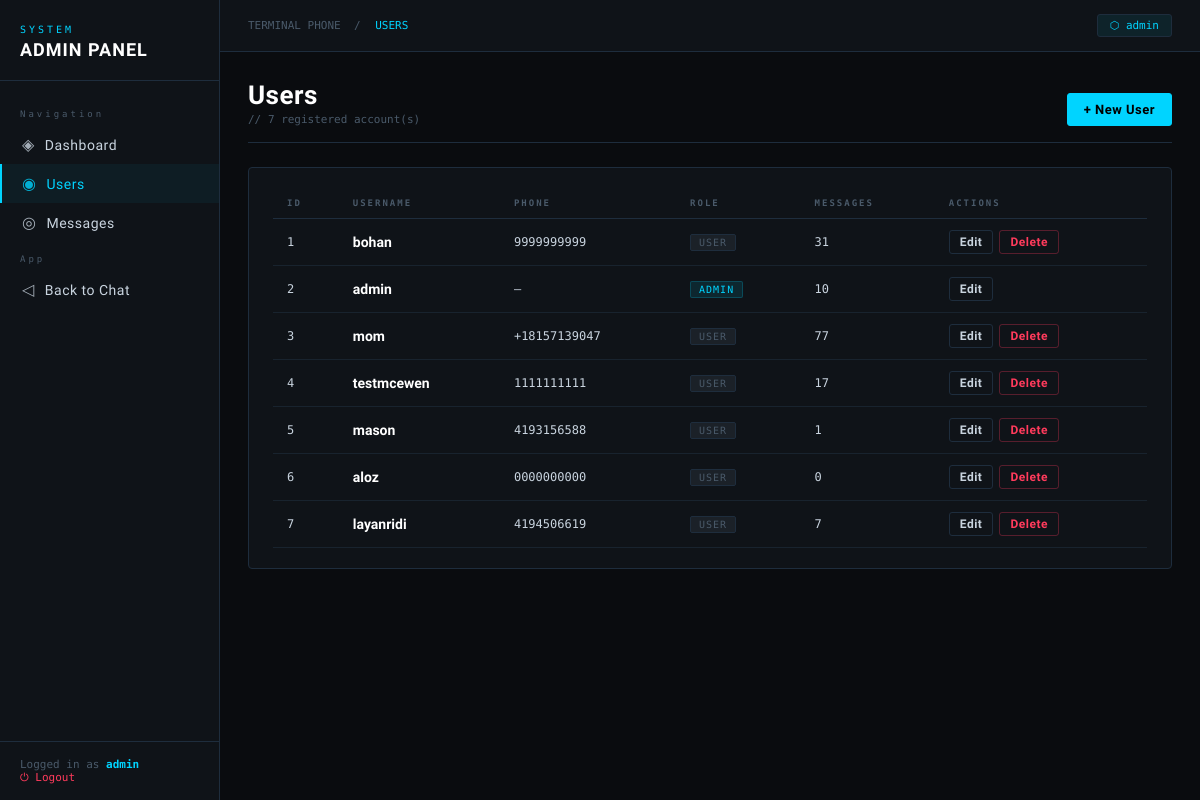
The app's page /admin/users (signed in) with its own data.
### tables this page shows
CREATE TABLE users (
            id       INTEGER PRIMARY KEY AUTOINCREMENT,
            username TEXT UNIQUE NOT NULL,
            password TEXT NOT NULL,
            phone    TEXT UNIQUE,
            is_admin INTEGER DEFAULT 0
        );

### routes/admin.py (the view)
@admin_bp.route('/users')
@admin_required
def users():
    with _db() as conn:
        all_users = conn.execute('''
            SELECT u.id, u.username, u.phone, u.is_admin,
                   COUNT(m.id) as msg_count
            FROM users u
            LEFT JOIN messages m ON m.user_id = u.id
            GROUP BY u.id
            ORDER BY u.id
        ''').fetchall()
    return render_template('admin/users.html', users=all_users)

### app.py (called while the page is built)
@login_manager.user_loader
def load_user(user_id):
    with get_db_connection(DB_PATH) as conn:
        user = conn.execute("SELECT * FROM users WHERE id = ?", (user_id,)).fetchone()
        if user:
            return User(user['id'], user['username'], user['phone'], user['is_admin'])
    return None

### models.py (called while the page is built)
def get_db_connection(db_path):
    conn = sqlite3.connect(db_path)
    conn.row_factory = sqlite3.Row
    return conn

### routes/admin.py (called while the page is built)
def _db():
    return get_db_connection(current_app.config['DB_PATH'])

def admin_required(f):
    @wraps(f)
    @login_required
    def decorated(*args, **kwargs):
        if not current_user.is_admin:
            flash('Admin access required.')
            return redirect(url_for('chat.index'))
        return f(*args, **kwargs)
    return decorated

### templates/admin/users.html (shortened to what this page needs)
{% extends "admin/base.html" %}
{% block breadcrumb %}USERS{% endblock %}
{% block content %}
<div class="page-header">
  <div>
    <h2>Users</h2>
    <div class="subtitle">// {{ users|length }} registered account(s)</div>
  </div>
  <a href="{{ url_for('admin.create_user') }}" class="btn btn-primary">+ New User</a>
</div>
<div class="card">
  <div class="table-wrap">
    <table>
      <thead>
        <tr>
          <th>ID</th>
          <th>Username</th>
          <th>Phone</th>
          <th>Role</th>
          <th>Messages</th>
          <th>Actions</th>
        </tr>
      </thead>
      <tbody>
        {% for user in users %}
        <tr>
          <td class="mono">{{ user.id }}</td>
          <td><strong style="color:#fff">{{ user.username }}</strong></td>
          <td class="mono">{{ user.phone or '—' }}</td>
          <td>
            {% if user.is_admin %}
              <span class="badge badge-blue">ADMIN</span>
            {% else %}
              <span class="badge badge-dim">USER</span>
            {% endif %}
          </td>
          <td class="mono">{{ user.msg_count }}</td>
          <td>
            <div style="display:flex;gap:6px">
              <a href="{{ url_for('admin.edit_user', user_id=user.id) }}" class="btn btn-sm">Edit</a>
              {% if user.id != current_user.id %}
              <form method="POST" action="{{ url_for('admin.delete_user', user_id=user.id) }}"
                    onsubmit="return confirm('Delete {{ user.username }} and all their messages?')">
                <button type="submit" class="btn btn-sm btn-danger">Delete</button>
              </form>
              {% endif %}
            </div>
          </td>
        </tr>
        {% else %}
        <tr><td colspan="6" style="text-align:center;color:var(--dim);font-family:var(--mono);font-size:12px;padding:24px">No users found</td></tr>
        {% endfor %}
      </tbody>
    </table>
  </div>
</div>
{% endblock %}

### templates/admin/base.html (shortened to what this page needs)
<!DOCTYPE html>
<html lang="en">
<head>
</head>
<body>
<aside class="sidebar">
  <div class="sidebar-logo">
    <div class="logo-tag">System</div>
    <h1>ADMIN PANEL</h1>
  </div>
  <nav>
    <div class="nav-section">Navigation</div>
    <a href="{{ url_for('admin.dashboard') }}"
       class="nav-link {% if request.endpoint == 'admin.dashboard' %}active{% endif %}">
      <span class="icon">◈</span> Dashboard
    </a>
    <a href="{{ url_for('admin.users') }}"
       class="nav-link {% if 'user' in request.endpoint %}active{% endif %}">
      <span class="icon">◉</span> Users
    </a>
    <a href="{{ url_for('admin.messages') }}"
       class="nav-link {% if request.endpoint == 'admin.messages' %}active{% endif %}">
      <span class="icon">◎</span> Messages
    </a>
    <div class="nav-section">App</div>
    <a href="{{ url_for('chat.index') }}" class="nav-link">
      <span class="icon">◁</span> Back to Chat
    </a>
  </nav>
  <div class="sidebar-footer">
    Logged in as <strong style="color:var(--accent)">{{ current_user.username }}</strong><br>
    <a href="{{ url_for('auth.logout') }}">⏻ Logout</a>
  </div>
</aside>
<div class="main">
  <div class="topbar">
    <div class="breadcrumb">
      TERMINAL PHONE &nbsp;/&nbsp; <span>{% block breadcrumb %}ADMIN{% endblock %}</span>
    </div>
    <div class="user-badge">⬡ {{ current_user.username }}</div>
  </div>
  <div class="content">
    {% block content %}{% endblock %}
  </div>
</div>
</body>
</html>

### templates/admin/base.html (style rules this page uses)
:root { --bg: #0a0c0f; --bg2: #0f1318; --bg3: #151b22; --border: #1e2d3d; --accent: #00d4ff; --accent2: #00ff88; --danger: #ff3b5c; --warn: #ffb800; --text: #c9d4df; --dim: #4a5a6a; --mono: 'Share Tech Mono', monospace; --sans: 'Rajdhani', sans-serif; }
*, *::before, *::after { box-sizing: border-box; margin: 0; padding: 0; }
body { background: var(--bg); color: var(--text); font-family: var(--sans); font-size: 15px; min-height: 100vh; display: flex; }
.sidebar { width: 220px; min-height: 100vh; background: var(--bg2); border-right: 1px solid var(--border); display: flex; flex-direction: column; flex-shrink: 0; position: sticky; top: 0; height: 100vh; overflow-y: auto; }
.sidebar-logo { padding: 24px 20px 20px; border-bottom: 1px solid var(--border); }
.sidebar-logo .logo-tag { font-family: var(--mono); font-size: 10px; color: var(--accent); letter-spacing: 3px; text-transform: uppercase; margin-bottom: 4px; }
.sidebar-logo h1 { font-size: 18px; font-weight: 700; color: #fff; letter-spacing: 1px; }
.sidebar nav { padding: 16px 0; flex: 1; }
.nav-section { font-family: var(--mono); font-size: 9px; color: var(--dim); letter-spacing: 3px; padding: 12px 20px 6px; }
.nav-link { display: flex; align-items: center; gap: 10px; padding: 10px 20px; color: var(--text); text-decoration: none; font-size: 14px; font-weight: 500; letter-spacing: 0.5px; transition: all 0.15s; border-left: 2px solid transparent; }
.nav-link:hover, .nav-link.active { color: var(--accent); background: rgba(0, 212, 255, 0.05); border-left-color: var(--accent); }
.nav-link .icon { font-size: 16px; opacity: 0.8; }
.sidebar-footer { padding: 16px 20px; border-top: 1px solid var(--border); font-family: var(--mono); font-size: 11px; color: var(--dim); }
.sidebar-footer a { color: var(--danger); text-decoration: none; font-size: 11px; }
.main { flex: 1; min-width: 0; display: flex; flex-direction: column; }
.topbar { background: var(--bg2); border-bottom: 1px solid var(--border); padding: 14px 28px; display: flex; align-items: center; justify-content: space-between; font-family: var(--mono); font-size: 11px; color: var(--dim); }
.topbar .breadcrumb { display: flex; align-items: center; gap: 8px; }
.topbar .breadcrumb span { color: var(--accent); }
.topbar .user-badge { background: rgba(0,212,255,0.08); border: 1px solid var(--border); color: var(--accent); padding: 4px 12px; border-radius: 3px; font-size: 11px; }
.content { padding: 28px; flex: 1; }
.page-header { display: flex; align-items: flex-end; justify-content: space-between; margin-bottom: 24px; padding-bottom: 16px; border-bottom: 1px solid var(--border); }
.page-header h2 { font-size: 26px; font-weight: 700; color: #fff; letter-spacing: 0.5px; }
.page-header .subtitle { font-family: var(--mono); font-size: 11px; color: var(--dim); margin-top: 3px; }
.card { background: var(--bg2); border: 1px solid var(--border); border-radius: 4px; padding: 20px 24px; margin-bottom: 20px; }
.table-wrap { overflow-x: auto; }
table { width: 100%; border-collapse: collapse; }
th { font-family: var(--mono); font-size: 9px; letter-spacing: 2px; color: var(--dim); text-transform: uppercase; text-align: left; padding: 10px 14px; border-bottom: 1px solid var(--border); }
td { padding: 11px 14px; border-bottom: 1px solid rgba(30,45,61,0.6); font-size: 14px; vertical-align: middle; }
.mono { font-family: var(--mono); font-size: 12px; }
.badge { display: inline-block; padding: 2px 8px; border-radius: 2px; font-family: var(--mono); font-size: 10px; letter-spacing: 1px; font-weight: 400; }
.badge-blue { background: rgba(0,212,255,0.1); color: var(--accent); border: 1px solid rgba(0,212,255,0.2); }
.badge-dim { background: rgba(74,90,106,0.2); color: var(--dim); border: 1px solid var(--border); }
.btn { display: inline-flex; align-items: center; gap: 6px; padding: 8px 16px; border: 1px solid var(--border); border-radius: 3px; font-family: var(--sans); font-size: 13px; font-weight: 600; letter-spacing: 0.5px; cursor: pointer; text-decoration: none; transition: all 0.15s; background: transparent; color: var(--text); }
.btn-primary { background: var(--accent); color: #000; border-color: var(--accent); }
.btn-danger { color: var(--danger); border-color: rgba(255,59,92,0.3); }
.btn-sm { padding: 4px 10px; font-size: 12px; }

### records on screen
users: username "admin", id "2", phone "—", is_admin "ADMIN", msg_count "10"
users: id "1", username "bohan", phone "9999999999", is_admin "USER", msg_count "31"
users: id "3", username "mom", phone "+18157139047", is_admin "USER", msg_count "77"
users: id "4", username "testmcewen", phone "1111111111", is_admin "USER", msg_count "17"
users: id "5", username "mason", phone "4193156588", is_admin "USER", msg_count "1"
users: id "6", username "aloz", phone "0000000000", shows "USER", msg_count "0"
users: id "7", username "layanridi", phone "4194506619", is_admin "USER", msg_count "7"

### other values on screen
{{ users|length }} "7"
